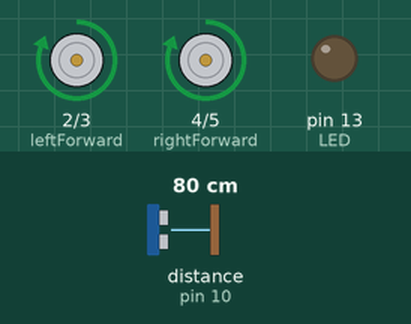
The sketch below on a simulated Arduino Uno, built with avr-gcc and run on an emulated ATmega328P. On the bench: motor-driver pin pairs drawn as motors (green arrow = first pin HIGH = forward, orange = second pin HIGH = backward, longer = more drive), output pins drawn as LEDs (lit = HIGH). Wiring (inferred from the names in the program): ultrasonic range finder: trigger pin 9; echo pin 10. Inputs (shaded band) come from the test bench; at power-on: distance to the obstacle (sensor on pin 10) 80 cm. The echo pulse lasts 58.3 µs per cm; pins used as bus, display or sensor lines are not drawn.

Above: at 1.2 s.
1.3 s: distance to the obstacle (sensor on pin 10) set to 24 cm
2.8 s: distance to the obstacle (sensor on pin 10) set to 19 cm
At 4.2 s:
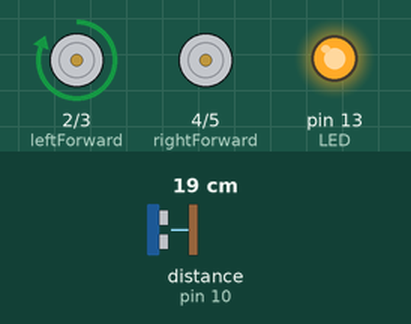
5.8 s: distance to the obstacle (sensor on pin 10) set to 35 cm
At 6.4 s:
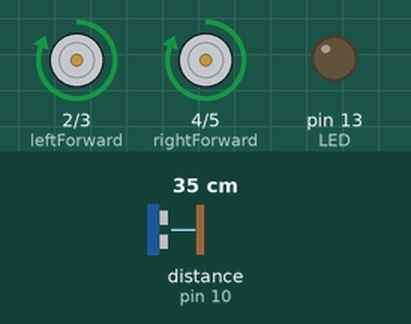
7.4 s: distance to the obstacle (sensor on pin 10) set to 2 cm
At 7.9 s:
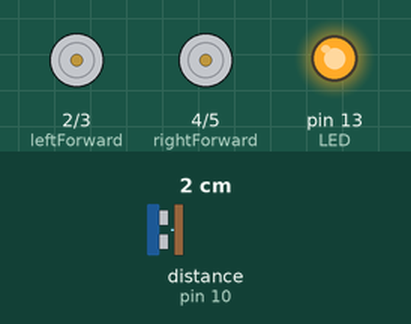
Timing chart, 0 to 11.4 s (numbered marks = the images above; inputs shaded):
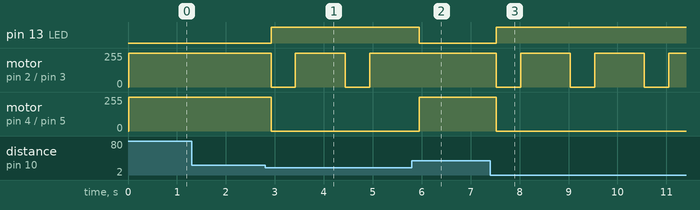

Measured:
- the behaviour switches between 22 and 21 cm on distance to the obstacle (sensor on pin 10) (found by bisection; images 0 and 1)
- after the input at 1.3 s, every drawn part: stays the same
- after the input at 2.8 s, pin 13 (LED): LOW → HIGH after 0.12 s; motor on pin 2 (leftForward) / pin 3 (leftBackward): alternates forward 255/255 for 1.0 s and stopped for 0.50 s, starting after 0.12 s; motor on pin 4 (rightForward) / pin 5 (rightBackward): forward 255/255 → stopped after 0.12 s
- after the input at 5.8 s, pin 13 (LED): HIGH → LOW after 0.15 s; motor on pin 2 (leftForward) / pin 3 (leftBackward): stays forward 255/255 (without the input it goes to stopped after 0.15 s); motor on pin 4 (rightForward) / pin 5 (rightBackward): stopped → forward 255/255 after 0.15 s
- after the input at 7.4 s, pin 13 (LED): LOW → HIGH after 0.13 s; motor on pin 2 (leftForward) / pin 3 (leftBackward): alternates forward 255/255 for 1.0 s and stopped for 0.50 s, starting after 0.13 s; motor on pin 4 (rightForward) / pin 5 (rightBackward): forward 255/255 → stopped after 0.13 s

The sketch:

DC_Motor_Control_with_L293D_Motor_Driver.ino
```cpp
const int leftForward = 2;
const int leftBackward = 3;
const int rightForward = 4;
const int rightBackward = 5;
const int trigPin = 9;
const int echoPin = 10;
const int LED = 13;

void setup()
{
  pinMode(leftForward , OUTPUT);
  pinMode(leftBackward , OUTPUT);
  pinMode(rightForward , OUTPUT);
  pinMode(rightBackward , OUTPUT);
  pinMode(trigPin, OUTPUT);
  pinMode(LED, OUTPUT);
  pinMode(echoPin, INPUT);

}

void loop()
{
  long duration, distance;
  digitalWrite(trigPin,HIGH);
  delayMicroseconds(1000);
  digitalWrite(trigPin, LOW);
  duration=pulseIn(echoPin, HIGH);
  distance =(duration/2)/29.1;
  delay(10);

  if((distance<=20))
  {
    digitalWrite(leftForward , LOW);
    digitalWrite(rightForward , LOW);
    digitalWrite(LED , HIGH);
    delay(500);
    digitalWrite(leftForward , HIGH);
    delay(1000);

  }
  else if(distance>20)
  {
    digitalWrite(leftForward , HIGH);
    digitalWrite(rightForward , HIGH);
    digitalWrite(LED , LOW);
    delay(250);
   }
}
```
